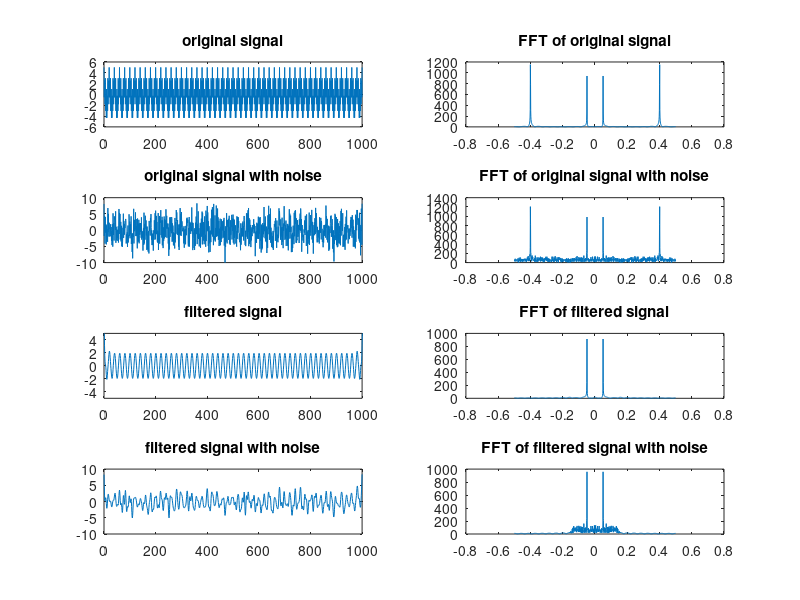

This chart was generated by the following MATLAB code:
clc
clear all
close all

t = 0: 1 : 1000;

x = 2* cos(0.1*pi*t) + 3*cos(0.8*pi*t);
noise = 2*randn(1,length(x));
x_noise = x + noise;
subplot(4,2,1);
plot(t,x);
title('original signal');


x1 = fftshift(abs(fft(x,1024)));
f = -1/2:1/1023:1/2;
subplot(4,2,2);
plot(f,x1);
title('FFT of original signal');

subplot(4,2,3);
plot(t,x_noise);
title('original signal with noise');

x1_noise = fftshift(abs(fft(x_noise,1024)));
f = -1/2:1/1023:1/2;
subplot(4,2,4);
plot(f,x1_noise);
title('FFT of original signal with noise');


N = 64; %Number of samples 
n = 1:1:N;
wc = 0.3*pi;
k = (N-1)/2;
hd = zeros(1,N);

for i = 1:N
    if i ==k
        hd(1,i) = wc/pi;
    else
        hd(1,i) = (sin(wc*(i-k)))/(pi*(i-k));
    end
end

%%%%%%%%%%%%triangular window%%%%%%%%%%%%%%%%%%%%%%%

w_tri = zeros(1,N);
for i = 1:N
    w_tri(1,i) = 1 - 2*(i - (N-1)/2)/(N-1);
end
h1 = hd.*w_tri;

y = filtfilt(h1,1,x);
subplot(4,2,5);
plot(y);
title('filtered signal');
axis([0 1000 -5 5])
y1 = fftshift(abs(fft(y,1024)));
f = -1/2:1/1023:1/2;
subplot(4,2,6);
plot(f,y1);
title('FFT of filtered signal');

y_noise = filtfilt(h1,1,x_noise);
subplot(4,2,7);
plot(t,y_noise);
title('filtered signal with noise');
y1_noise = fftshift(abs(fft(y_noise,1024)));
f = -1/2:1/1023:1/2;
subplot(4,2,8);
plot(f,y1_noise);
title('FFT of filtered signal with noise');







